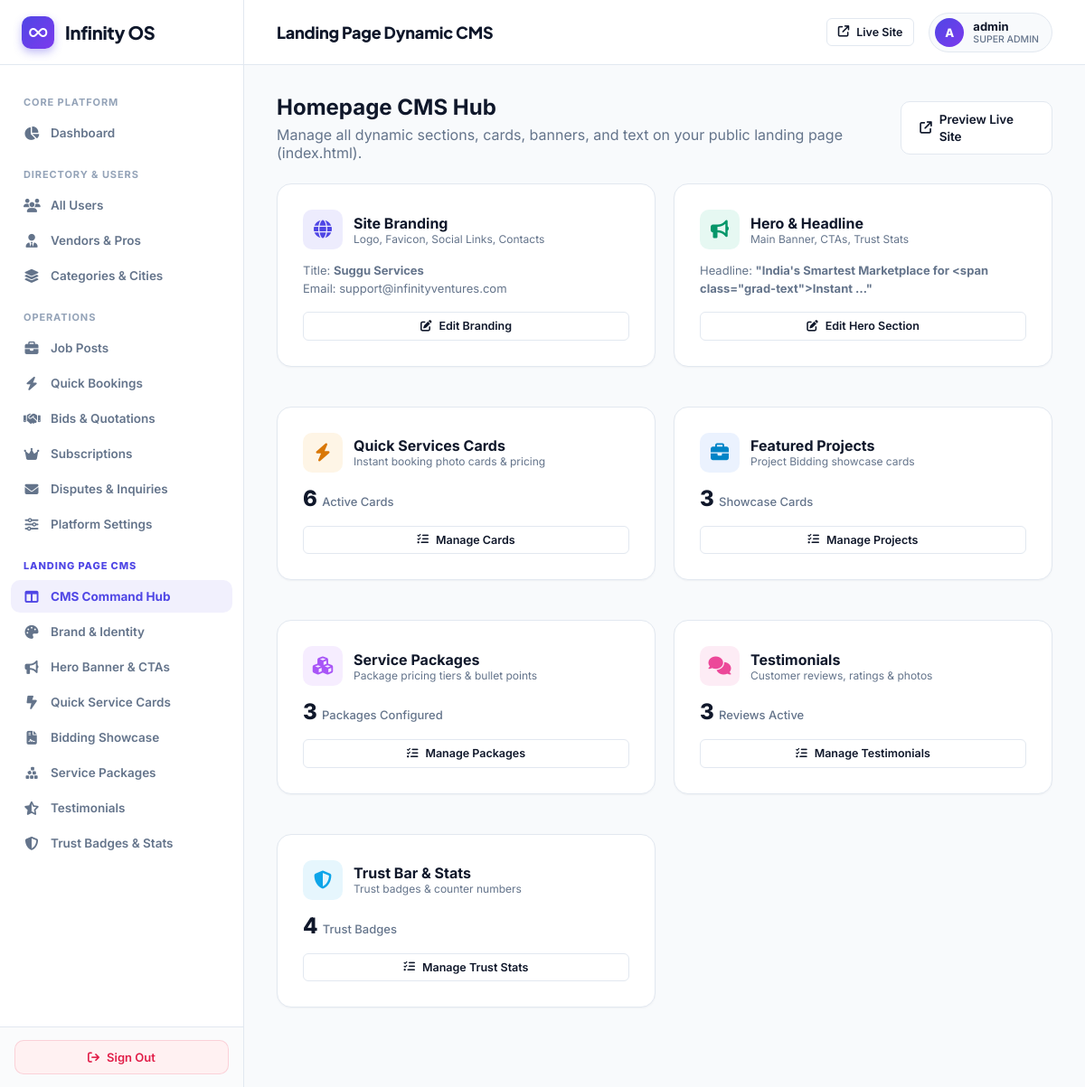
The page /super-admin/landing/ (signed in) on the database as committed earlier.
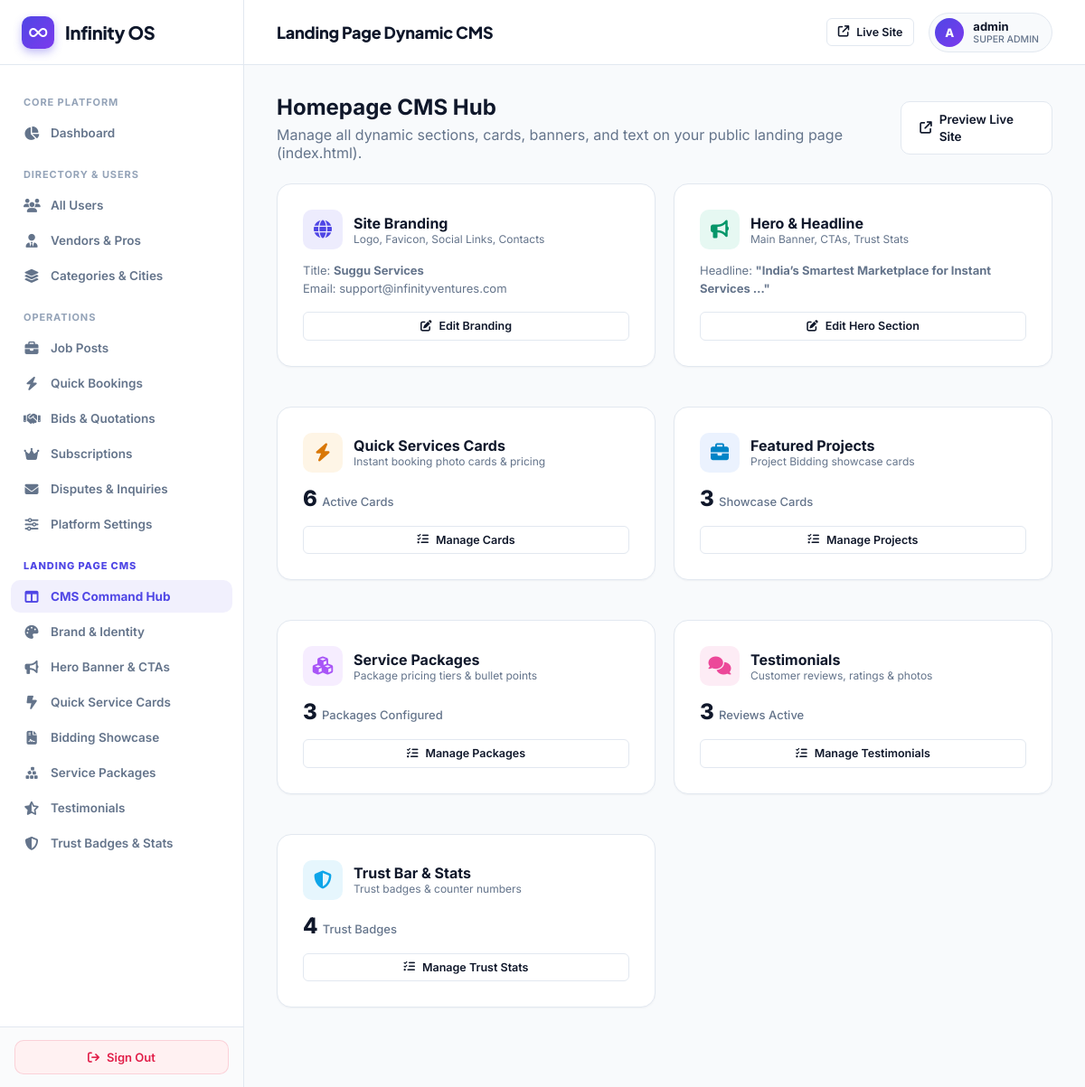
The same page on the database as committed later.
### myapp/models.py (models this page shows, shortened)
class HeroSection(models.Model):
    badge_text = models.CharField(max_length=100, default='DUAL-ENGINE MARKETPLACE')
    headline = models.CharField(max_length=255, default='Book instant home pros or get competitive bids for custom projects.')
    subtext = models.TextField(default="India's smartest service network. Book verified technicians at upfront prices in 60 seconds, or post major contracting jobs and compare bids side-by-side.")
    hero_image = models.ImageField(upload_to='cms/hero/', null=True, blank=True)
    cta_primary_text = models.CharField(max_length=100, default='Post a Quick Service')
    cta_primary_url = models.CharField(max_length=255, default='/user/quick-services/create.html')
    cta_secondary_text = models.CharField(max_length=100, default='Post a Custom Job')
    cta_secondary_url = models.CharField(max_length=255, default='/user/jobs/create.html')
    stat1_number = models.CharField(max_length=50, default='60s')
    stat1_label = models.CharField(max_length=100, default='Instant Pro Matching')
    stat2_number = models.CharField(max_length=50, default='15k+')
    stat2_label = models.CharField(max_length=100, default='Verified Technicians')
    stat3_number = models.CharField(max_length=50, default='100%')
    stat3_label = models.CharField(max_length=100, default='Price Protection')
    updated_at = models.DateTimeField(auto_now=True)
    class Meta:
        verbose_name_plural = "Hero Section"

### myapp/super_admin_views.py (the view)
# urls.py: path('super-admin/landing/', super_admin_views.super_admin_landing_overview, name='super_admin_landing_overview'),
@sa_required
def super_admin_landing_overview(request):
    context = {
        'branding': SiteBranding.objects.first(),
        'hero': HeroSection.objects.first(),
        'qs_cards_count': QuickServiceCard.objects.count(),
        'featured_count': FeaturedProjectCard.objects.count(),
        'packages_count': PackageCard.objects.count(),
        'testimonials_count': Testimonial.objects.count(),
        'trust_metrics_count': TrustMetric.objects.count(),
    }
    return render(request, 'superadmin/cms_landing_overview.html', context)

### myapp/super_admin_views.py (called while the page is built)
def sa_required(view_func):
    from functools import wraps
    @wraps(view_func)
    def wrapper(request, *args, **kwargs):
        if not request.user.is_authenticated:
            return redirect(f'{LOGIN_URL}?next={request.path}')
        if not request.user.is_superuser:
            return redirect('/')
        return view_func(request, *args, **kwargs)
    return wrapper

### templates/superadmin/cms_landing_overview.html (shortened to what the changed rows need)
{% extends 'superadmin/base.html' %}
{% block content %}
<div style="margin-bottom: 24px; display: flex; justify-content: space-between; align-items: center;">
  <div>
    <h2 style="font-size: 24px; font-weight: 700; margin-bottom: 6px;">Homepage CMS Hub</h2>
  </div>
</div>
<div style="display: grid; grid-template-columns: repeat(auto-fit, minmax(280px, 1fr)); gap: 20px; margin-bottom: 32px;">
  <div class="card" style="display: flex; flex-direction: column; justify-content: space-between;">
    <div>
      <p style="font-size: 13px; color: var(--text-muted); line-height: 1.5; margin-bottom: 16px;">
        Headline: <strong>"{{ hero.headline|default:"Book instant home pros..."|truncatewords:6 }}"</strong>
      </p>
    </div>
  </div>
</div>
{% endblock %}

Rows that differ between the two databases and show on the page:
changed HeroSection: headline "India's Smartest Marketplace for <span class=\"grad-text\">Instant …" → "India’s Smartest Marketplace for Instant Services …"
